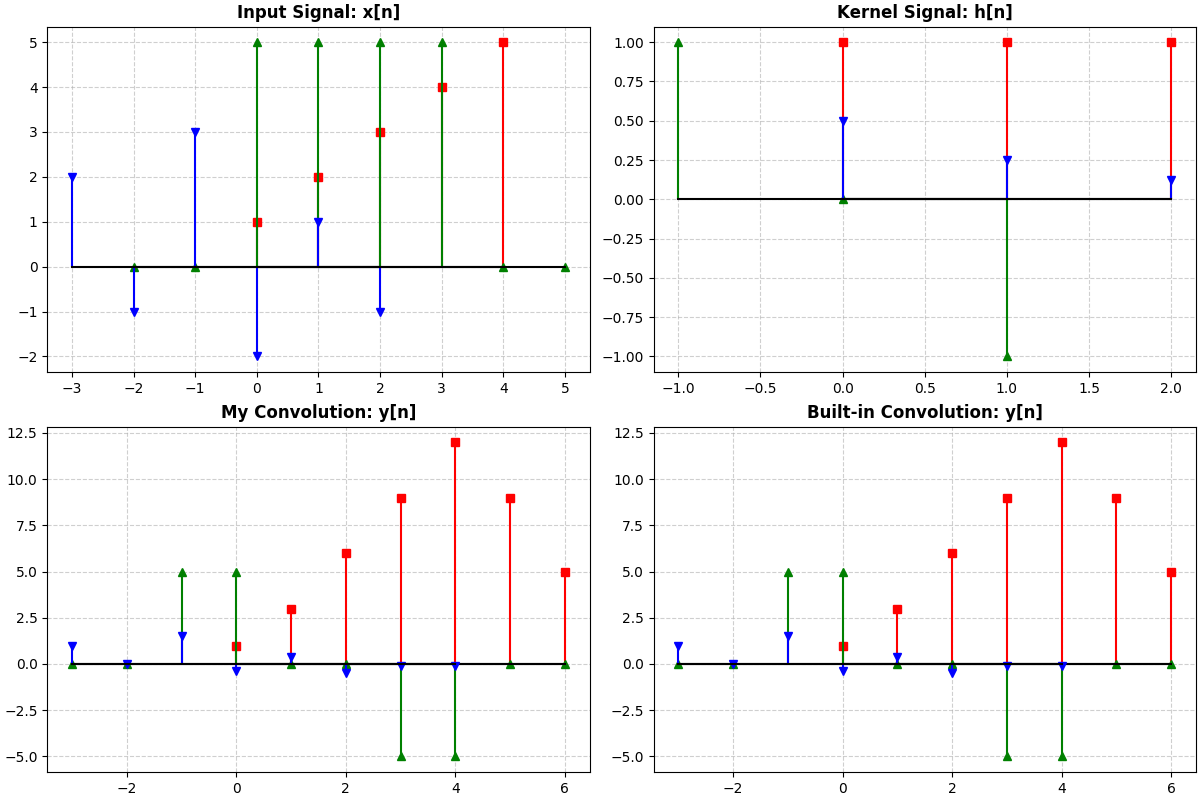

Here is the Python script that generated this plot:
import matplotlib.pyplot as plt
import numpy as np

# r g b
x = [[1, 2, 3, 4, 5], [0, 0, 5, 5, 5, 5, 0, 0], [2, -1, 3, -2, 1, -1]]
h = [[1, 1, 1], [1, 0, -1], [0.5, 0.25, 0.125]]

# start end
x_bounds = [[0, 4], [-2, 5], [-3, 2]]
h_bounds = [[0, 2], [-1, 1], [0, 2]]


def get_bound(x_bound, h_bound):
    y_start = x_bound[0] + h_bound[0]
    y_end = x_bound[1] + h_bound[1]
    n_y = np.arange(y_start, y_end + 1)
    return n_y


def my_conv(x_sig, h_sig, x_bound, h_bound):
    n_y = get_bound(x_bound, h_bound)

    y = np.zeros(len(n_y))


    k_start = x_bound[0]
    k_end = x_bound[1]

    h_start = h_bound[0]
    h_end = h_bound[1]

    for idx, n in enumerate(n_y):
        sum = 0

        for k_idx, k in enumerate(range(k_start, k_end + 1)):

            h_k_index = n - k
            if h_start <= h_k_index <= h_end:
                h_list_index = h_k_index - h_start
                sum += x_sig[k_idx] * h_sig[h_list_index]

        y[idx] = sum

    return n_y, y


fig, axes = plt.subplots(
    ncols=2,
    nrows=2,
    figsize=(12, 8),
    layout="constrained",
)
axs = axes.ravel()

# input signal 1
axs[0].stem(
    np.arange(x_bounds[0][0], x_bounds[0][1] + 1),
    x[0],
    linefmt="r-",
    markerfmt="rs",
    basefmt="k-",
)
# input signal 2
axs[0].stem(
    np.arange(x_bounds[1][0], x_bounds[1][1] + 1),
    x[1],
    linefmt="g-",
    markerfmt="g^",
    basefmt="k-",
)
# input signal 3
axs[0].stem(
    np.arange(x_bounds[2][0], x_bounds[2][1] + 1),
    x[2],
    linefmt="b-",
    markerfmt="bv",
    basefmt="k-",
)

axs[0].set_title("Input Signal: x[n]", fontweight="bold")
axs[0].grid(True, linestyle="--", alpha=0.6)


# kernel signal 1
axs[1].stem(
    np.arange(h_bounds[0][0], h_bounds[0][1] + 1),
    h[0],
    linefmt="r-",
    markerfmt="rs",
    basefmt="k-",
)
#  kernel signal 2
axs[1].stem(
    np.arange(h_bounds[1][0], h_bounds[1][1] + 1),
    h[1],
    linefmt="g-",
    markerfmt="g^",
    basefmt="k-",
)
# kernel signal 3
axs[1].stem(
    np.arange(h_bounds[2][0], h_bounds[2][1] + 1),
    h[2],
    linefmt="b-",
    markerfmt="bv",
    basefmt="k-",
)

axs[1].set_title("Kernel Signal: h[n]", fontweight="bold")
axs[1].grid(True, linestyle="--", alpha=0.6)

n_y_1, y1 = my_conv(x[0], h[0], x_bounds[0], h_bounds[0])
n_y_2, y2 = my_conv(x[1], h[1], x_bounds[1], h_bounds[1])
n_y_3, y3 = my_conv(x[2], h[2], x_bounds[2], h_bounds[2])

axs[2].stem(
    n_y_1,
    y1,
    linefmt="r-",
    markerfmt="rs",
    basefmt="k-",
)
axs[2].stem(
    n_y_2,
    y2,
    linefmt="g-",
    markerfmt="g^",
    basefmt="k-",
)
axs[2].stem(
    n_y_3,
    y3,
    linefmt="b-",
    markerfmt="bv",
    basefmt="k-",
)
axs[2].set_title("My Convolution: y[n]", fontweight="bold")
axs[2].grid(True, linestyle="--", alpha=0.6)

axs[3].stem(
    get_bound(x_bound=x_bounds[0], h_bound=h_bounds[0]),
    np.convolve(x[0], h[0]),
    linefmt="r-",
    markerfmt="rs",
    basefmt="k-",
)
axs[3].stem(
    get_bound(x_bound=x_bounds[1], h_bound=h_bounds[1]),
    np.convolve(x[1], h[1]),
    linefmt="g-",
    markerfmt="g^",
    basefmt="k-",
)
axs[3].stem(
    get_bound(x_bound=x_bounds[2], h_bound=h_bounds[2]),
    np.convolve(x[2], h[2]),
    linefmt="b-",
    markerfmt="bv",
    basefmt="k-",
)
axs[3].set_title("Built-in Convolution: y[n]", fontweight="bold")
axs[3].grid(True, linestyle="--", alpha=0.6)


plt.show()
